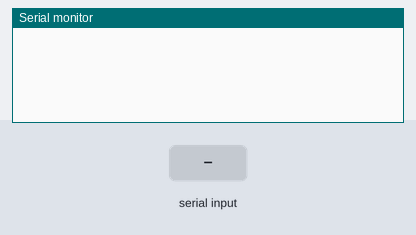
The sketch below on a simulated Arduino Uno, built with avr-gcc and run on an emulated ATmega328P. Shown: the last lines printed to the serial monitor. Inputs (shaded band) come from the test bench.

Above: at 6.2 s.
6.3 s: "end\n" received over Serial
At 7.5 s:
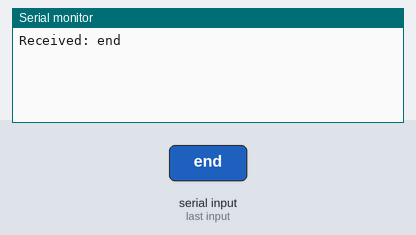
17.8 s: "1\n" received over Serial
At 19.1 s:
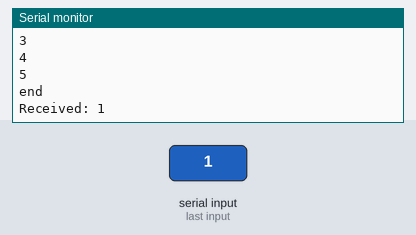
Timing chart, 0 to 20.8 s (numbered marks = the images above; inputs shaded):
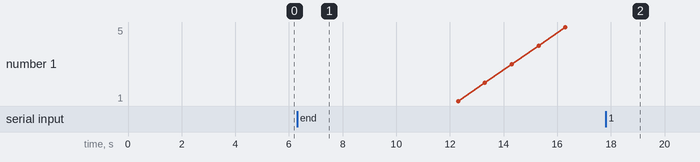

The sketch:

V2.ino
```cpp
char buffer[10];  // Buffer to store incoming messages
bool isSending = false;
bool isProcessing = false;
unsigned long delaySend = 2000;
unsigned long delayReceive = 1000;
unsigned long processingDelay = 3000;

void setup() {
  Serial.begin(9600);
  delay(5000);
}

void loop() {
  if (isSending) {
    sendSequence();
    delay(delayReceive);
    isSending = false;
    isProcessing = false;
  } else if (isProcessing) {
    processState();
    isProcessing = false;
    isSending = true;
  } else {
    if (receiveMessage()) {
      delay(delaySend);
      isProcessing = true;
    }
  }
}

void sendSequence() {
  Serial.println("start");
  delay(1000);
  for (int i = 1; i <= 5; i++) {
    Serial.println(i);
    delay(1000);
  }
  Serial.println("end");
}

bool receiveMessage() {
  static int index = 0;  // Keep track of position across function calls
  while (Serial.available() > 0) {
    char receivedChar = Serial.read();

    // Handle line endings (\n or \r\n)
    if (receivedChar == '\n' || receivedChar == '\r') {
      if (index > 0) {  // Only process complete messages
        buffer[index] = '\0'; // Null-terminate
        Serial.print("Received: ");
        Serial.println(buffer);

        if (strcmp(buffer, "end") == 0) {
          index = 0;  // Reset index for next message
          return true;
        }
      }
      index = 0; // Reset buffer for the next message
    }
    else if (index < sizeof(buffer) - 1) {  // Prevent buffer overflow
      buffer[index++] = receivedChar;
    }
  }
  return false;
}

void processState() {
  Serial.println("Processing...");
  delay(processingDelay);
  Serial.println("Processing complete.");
}
```

Measured:
- after the input at 6.3 s, the serial monitor: prints a new line at once (image 1)
- after the input at 17.8 s, the serial monitor: prints a new line after 0.51 s (image 2)
